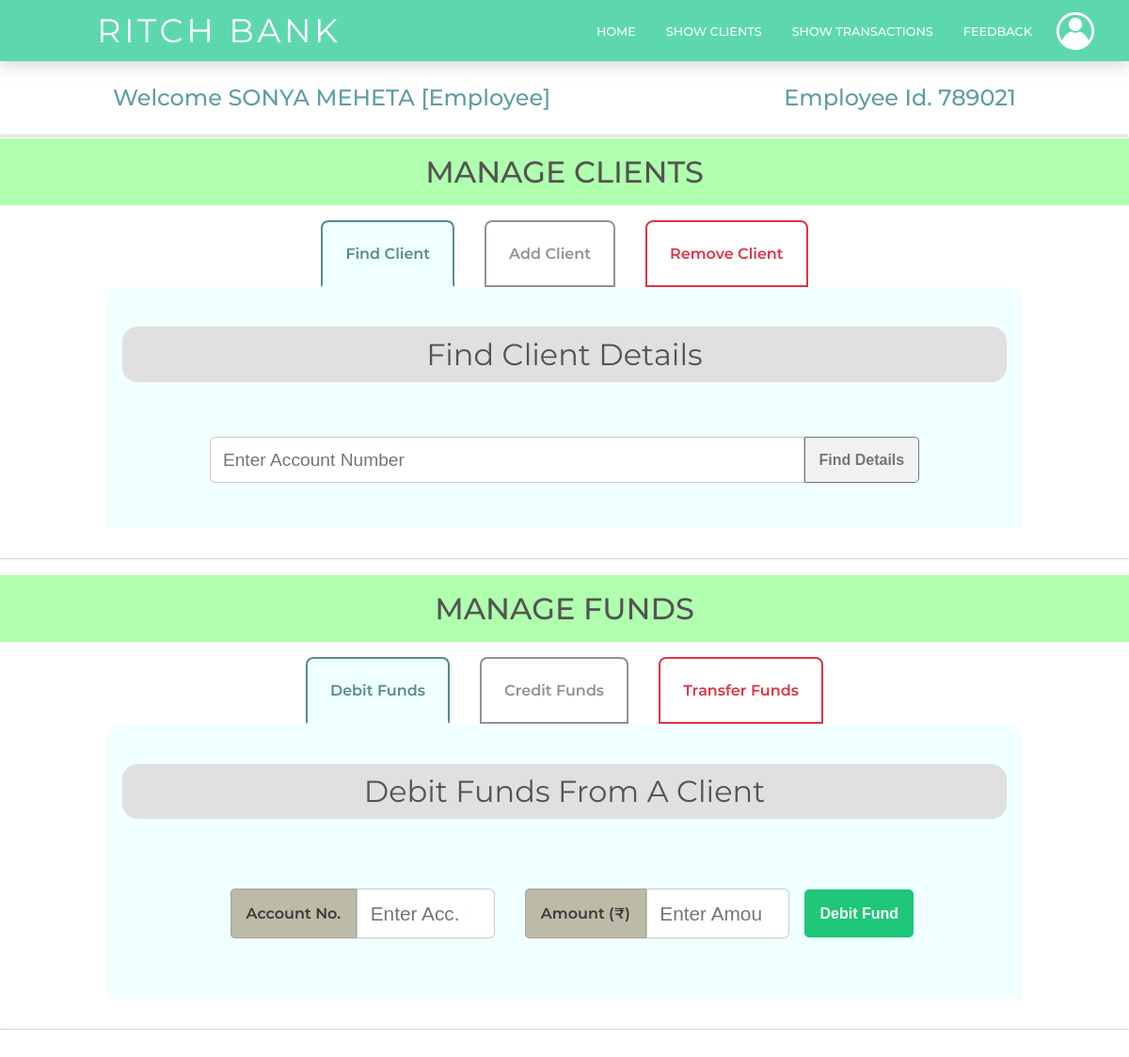
The page /employee/employee-dashboard.php (signed in) on the database its author committed.
### tables this page shows
CREATE TABLE `employeeaccounts` (
  `id` int(50) NOT NULL,
  `first_name` varchar(50) NOT NULL,
  `last_name` varchar(50) NOT NULL,
  `email` varchar(50) NOT NULL,
  `password` varchar(255) NOT NULL,
  `contact_no` bigint(50) NOT NULL,
  `aadhaar_no` bigint(50) NOT NULL,
  `dob` date NOT NULL,
  `address` varchar(255) NOT NULL,
  `emp_id` bigint(50) NOT NULL,
  `city` varchar(50) NOT NULL,
  `district` varchar(50) NOT NULL,
  `state` varchar(50) NOT NULL,
  `date` datetime NOT NULL
);

### employee/employee-dashboard.php (the view, shortened to what this page needs)
<?php
    include "../backend/connect.php";
?>
<!DOCTYPE html>
<html>
<head>
    <link href = "../css/style.css" rel="stylesheet"></link>
</head>
<body>
    <header>
        <hi class="logo">RITCH BANK</hi>
        <nav>
            <ul>
                <li><a href="../index.php">Home</a></li>
                <li><a href="client-list.php">Show Clients</a></li>
                <li><a href="transaction-list.php">Show Transactions</a></li>
                <li><a href="#">Feedback</a></li>
            </ul>
        </nav>
        <div class="login">
            <ul>
                <li><a href="#/"><img class="profile-icon" src="../img/Profile-icon.png" alt="NO img"></a>
                </li>
            </ul>
        </div>
    </header>
    <main>
        <section class="breadcrumbs">
            <div class="breadcrumbs-title">
                <?php
                        $ar = $con->query("SELECT * FROM `employeeAccounts` WHERE `id` = '$_SESSION[employeeId]' LIMIT 1");
                        $userData = $ar->fetch_assoc();
                        echo "  <h2>Welcome ".$userData['first_name']." ".$userData['last_name']." [Employee]</h2>
                                <h2>Employee Id. ".$userData['emp_id']."</h2>";
                    ?>
            </div>
        </section>
        <hr class="breadcrumbs-hr">
        <section>
            <h1>Manage Clients</h1>
            <div class="container">
                <div class="tabs">
                    <label class="tab-label label-view" for="tab-view-client">Find Client</label>
                    <div class="tab-content tab-content-view">
                        <h2>Find Client Details</h2>
                        <form action="" method="post" class="search-control">
                            <input type="number" class="search-bar" name="account_no" placeholder="Enter Account Number" required/>
                            <button class="btn btn-find" name="find-client" type="submit">Find Details</button>
                        </form>
                    </div>
                    <label class="tab-label label-add" for="tab-add-client">Add Client</label>
                    <label class="tab-label label-delete" for="tab-delete-client">Remove Client</label>
                </div>
            </div>
        </section>
        <hr>
        <section>
            <h1>Manage Funds</h1>
            <div class="container">
                <div class="tabs">
                    <label class="tab-label label-view" for="tab-debit-client">Debit Funds</label>
                    <div class="tab-content tab-content-view">
                        <h2>Debit Funds From A Client</h2>
                        <form action="../backend/debit-fund.php" method="POST" class="input-control">
                            <div class="row">
                                <label for="" class="input-label">Account No.</label>
                                <input type="number" name="account_no" class="input-inputbar" placeholder="Enter Acc. No." required/>
                            </div>
                            <div class="row">
                                <label for="" class="input-label">Amount (&#x20b9;)</label>
                                <input type="number" name="amount" min="1" class="input-inputbar" placeholder="Enter Amount" required/>
                            </div>
                            <button type='sunmit' name="debit-fund" class="btn btn-view" id="btn-form-submit">Debit Fund</button>
                        </form>
                    </div>
                    <label class="tab-label label-add" for="tab-credit-client">Credit Funds</label>
                    <label class="tab-label label-delete" for="tab-transfer-client">Transfer Funds</label>
                </div>
            </div>
        </section>
        <hr>
    </main>
    <footer></footer>
</body>
</html>

### rows shown on the page
employeeaccounts: first_name "SONYA", last_name "MEHETA", emp "789021"
